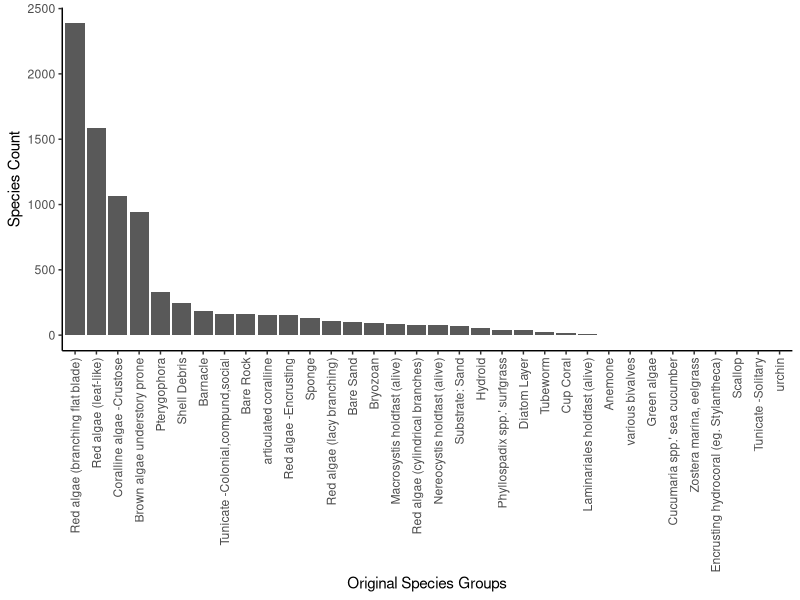
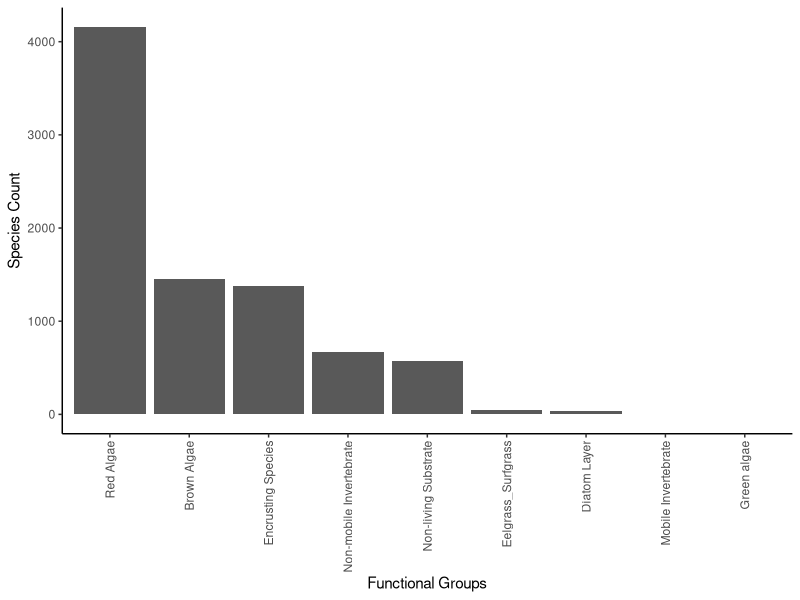
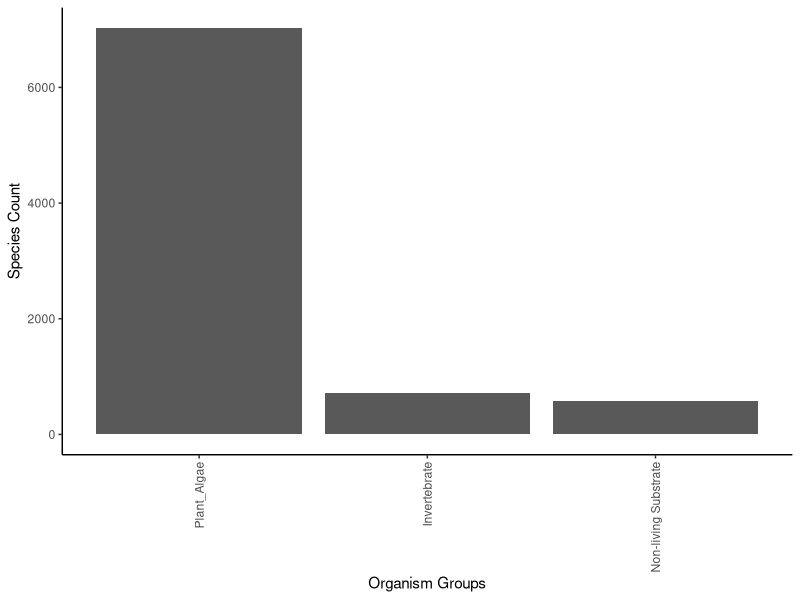

The R source for these figures, in order: (Note: this script raises an error after producing the figures.)
## ---- chunk 1
#to load data make sure directory is set to knit from project directory
knitr::opts_chunk$set(message=FALSE, warning=FALSE)
 
library(here)
library(tidyverse)
library(knitr)
library(viridis)
 
substrate_codes <- read_csv(here("Data","CSV_2015_on","substrate_codes.csv"))
 
#2016 --> 2019
dat.upc <- read_csv(here("Data","CSV_2015_on","NWFSC_UPC_ALLYEARS_data_2019.csv"), col_types = cols(SIDE = col_character())) %>% 
              filter(CATEGORY == "COVER") %>%
              select(1:20) %>%
              rename(DEPTH.FT= "DEPTH (FT)")  %>%
              #mutate(QUADRAT = NA, PERCENT.COVER = NA) %>% #will circle back tothis and get % cover for 2016 to 2019 data 
              select(SITE, MONTH, DAY, YEAR, OBSERVER, TRANSECT , CLASSCODE, COUNT,DEPTH.FT,SIDE,ZONE,TRANSECT,BUDDY,SEGMENT) %>%
#dat.upc <- rbind(dat.2015, dat.2016) %>%
 mutate(COUNT = replace_na(COUNT, 0)) %>%
 left_join(substrate_codes) %>% #rename two that arent in substrate key
 mutate(NAME = case_when(CLASSCODE == "ptero" | NAME == "Pterogophora" ~ "Pterygophora",
                          CLASSCODE == "shell" ~ "various bivalves",
                          TRUE ~ NAME),
#ASSIGN FUNCTIONAL GROUPS 
         Functional_Group = case_when(
                                    NAME %in% c("Red algae (branching flat blade)", "Red algae (cylindrical branches)", "Red algae (lacy branching)", "Red algae (leaf-like)") ~ "Red Algae",
                                    NAME %in% c("articulated coralline","Encrusting hydrocoral (eg. Stylantheca)","Red algae -Encrusting", "Coralline algae -Crustose") ~ "Encrusting Species",
                                    NAME %in% c("Pterygophora", "Brown algae understory prone","Nereocystis holdfast (alive)", "Macrosystis holdfast (alive)", "Laminariales holdfast (alive)") ~ "Brown Algae",
                                    NAME %in% c("Anemone", "Bryozoan", "Cup Coral","Tunicate -Colonial,compund,social","Tunicate -Solitary", "Hydroid", "Sponge", "Barnacle","Tubeworm") ~ "Non-mobile Invertebrate",
                                     NAME %in% c("various bivalves", "Scallop","urchin", "Cucumaria spp.' sea cucumber") ~ "Mobile Invertebrate",
                                    NAME %in% c("Substrate: Bedrock","Shell Debris","Bare Sand", "Substrate: Cobble","Sediment/Mud", "Substrate: Sand","Bare Rock" ) ~ "Non-living Substrate",
                                    NAME %in% c("Zostera marina, eelgrass" , "Phyllospadix spp.' surfgrass") ~ "Eelgrass_Surfgrass",
                                    TRUE ~ NAME),
 #ASSIGN ORGANISM GROUPS         
        Organism_Group = case_when(NAME %in% c("Red algae (branching flat blade)", "Red algae (cylindrical branches", "Red algae (lacy branching)","Pterygophora", "Brown algae understory prone","Red algae -Encrusting", "Coralline algae -Crustose","Nereocystis holdfast (alive)","Macrosystis holdfast (alive)","Phyllospadix spp.' surfgrass", "Zostera marina, eelgrass","Encrusting hydrocoral (eg. Stylantheca)","Green algae","Laminariales holdfast (alive)","articulated coralline", "Red algae (cylindrical branches)","Red algae (leaf-like)") ~ "Plant_Algae",
                                    NAME %in% c("various bivalves", "Scallop","Anemone", "Cup Coral","Barnacle","Tunicate -Colonial,compund,social", "Tunicate -Solitary","urchin","Bryozoan","Diatom Layer","Sponge","Tubeworm","Hydroid", "Cucumaria spp.' sea cucumber") ~ "Invertebrate",
                                    NAME %in% c("Substrate: Bedrock","Shell Debris","Bare Sand", "Substrate: Cobble","Sediment/Mud", "Substrate: Sand","Bare Rock" ) ~ "Non-living Substrate", 
                                    TRUE ~ NAME))  

 

## ---- chunk 2
summary_table<- dat.upc %>%
  group_by(Organism_Group,Functional_Group, NAME) %>%
  summarise(species_occurence = sum(COUNT))  
 
kable(summary_table)
## ---- chunk 3
dat.upc %>%
  group_by(NAME) %>%
  summarise(species_occurence = sum(COUNT)) %>%
  ggplot() +
  geom_bar(aes(x=reorder(NAME, -species_occurence), y = species_occurence), stat = "identity")+ 
  theme_classic() +
  theme(axis.text.x = element_text(angle = 90, vjust = 0.5, hjust=1)) +
  xlab("Original Species Groups") +
  ylab("Species Count")
## ---- chunk 4
dat.upc %>%
  group_by(Functional_Group) %>%
  summarise(species_occurence = sum(COUNT)) %>%
  ggplot() +
  geom_bar(aes(x=reorder(Functional_Group, -species_occurence), y = species_occurence), stat = "identity")+ 
  theme_classic() +
  theme(axis.text.x = element_text(angle = 90, vjust = 0.5, hjust=1)) +
  xlab("Functional Groups") +
  ylab("Species Count")
## ---- chunk 5
dat.upc %>%
  group_by(Organism_Group) %>%
  summarise(species_occurence = sum(COUNT)) %>%
  ggplot() +
  geom_bar(aes(x=reorder(Organism_Group, -species_occurence), y = species_occurence), stat = "identity")+ 
  theme_classic() +
  theme(axis.text.x = element_text(angle = 90, vjust = 0.5, hjust=1)) +
  xlab("Organism Groups") +
  ylab("Species Count")
## ---- chunk 6
dat.transect.summary <- dat.upc %>%
  filter(YEAR > 2015) %>%
  group_by(YEAR,SITE,SIDE,ZONE,TRANSECT,DEPTH.FT,Functional_Group) %>%
  summarise(COUNT = sum(COUNT)) %>%
  spread(Functional_Group, COUNT) %>%
  ungroup() %>%
  replace(is.na(.), 0) %>%
  dplyr::mutate(Sum = rowSums(.[,7:15])) %>%
  tidyr::gather(7:15, key = "Functional_Group", value = "COUNT") %>%
  mutate(percent_cover = COUNT/Sum) 

dat.zone.summary <- dat.transect.summary %>%
  group_by(YEAR,SITE,ZONE,Functional_Group) %>% 
 summarise(
      N=length(percent_cover),
      MEAN=mean(percent_cover),
      SD=sqrt(MEAN * (1 - MEAN) * N),
      SE=SD/sqrt(N)) %>%
  ungroup() %>%
  mutate(SITE = factor(SITE, levels = c("Destruction Island","Cape Johnson", "Cape Alava","Tatoosh Island","Neah Bay")))
  
dat.site.summary <- dat.transect.summary %>%
  group_by(SITE,Functional_Group) %>% 
  summarise(
      N=length(percent_cover),
      MEAN=mean(percent_cover),
      SD=sqrt(MEAN * (1 - MEAN) * N),
      SE=SD/sqrt(N)) %>%
  ungroup() %>%
  mutate(SITE = factor(SITE, levels = c("Destruction Island","Cape Johnson", "Cape Alava","Tatoosh Island","Neah Bay")))
  
  write.csv(dat.transect.summary, here("Data","Summarized data","UPC_Transect_Level_Summary.csv"))
  write.csv(dat.zone.summary, here("Data","Summarized data","UPC_Zone_Level_Summary.csv"))
  write.csv(dat.site.summary, here("Data","Summarized data","UPC_Site_Level_Summary.csv"))
  
## ---- chunk 7
ggplot(dat.zone.summary,aes(x=YEAR)) +
  geom_bar(aes(y=MEAN, fill= Functional_Group), position="fill", stat="identity",width = 0.95
           )+
  scale_fill_viridis(discrete = T) + #,  guide = guide_legend(reverse = TRUE), name = "Stock") +
  theme(axis.text.x = element_text(angle = 90, hjust = 1), legend.position = "left",aspect.ratio = 3/1)  +
  theme_classic()+
  ylab("Mean Percent Cover") +
  xlab("Year") +
  facet_grid(ZONE~SITE) +
 # coord_flip() +
  scale_x_continuous(expand = c(0,0))+
  scale_y_continuous(expand = c(0,0)) +
  theme(legend.position="left") +
  theme(axis.text.x = element_text(angle = 90, vjust = 0.5, hjust=1), strip.text.x = element_text(size = 7))
## ---- chunk 8
ggplot(dat.site.summary,aes(x=SITE)) +
  geom_bar(aes(y=MEAN, fill= Functional_Group), position="fill", stat="identity",width = 0.95
           )+
  scale_fill_viridis(discrete = T) + #,  guide = guide_legend(reverse = TRUE), name = "Stock") +
  theme(axis.text.x = element_text(angle = 90, hjust = 1), legend.position = "left",aspect.ratio = 3/1)  +
  theme_classic()+
  ylab("Mean Percent Cover") +
  xlab("Year") +
  #facet_wrap(~ZONE, nrow =1) +
  scale_x_discrete(expand = c(0,0))+
  scale_y_continuous(expand = c(0,0)) +
  theme(legend.position="left") +
  theme(axis.text.x = element_text(angle = 90, vjust = 0.5, hjust=1), strip.text.x = element_text(size = 7))
## ---- chunk 9
#use dat.relief to get Simpsons index for every transect and save data frames 
dat.diversity<- dat.transect.summary %>% 
    group_by(YEAR,SITE,ZONE,SIDE,TRANSECT,Functional_Group) %>%
    dplyr::summarise(
            PROPORTION=sum(percent_cover),
            PROPORTION_2=sum(PROPORTION)^2,
             .groups = "keep") %>%
      group_by(YEAR,SITE,ZONE,SIDE,TRANSECT) %>%
    dplyr::summarise(    
            DIVERSITY= sum(PROPORTION_2),
            RELIEF_SIMPSONS_DIVERSITY= 1 - DIVERSITY, # simpsons diversity
            .groups = "keep"
    ) %>%
    select(-DIVERSITY)

# calculate substrate diversity for each site-year-zone
  dat.diversity.zone.summary <- dat.diversity %>% 
    group_by(YEAR,SITE,ZONE) %>%
    dplyr::summarise(
      MEAN=mean(RELIEF_SIMPSONS_DIVERSITY),
      SD= sd(RELIEF_SIMPSONS_DIVERSITY),
      N=length(RELIEF_SIMPSONS_DIVERSITY),
      SE=SD/sqrt(N),
      .groups = "keep"
      )

# calculate substrate diversity for each site
  dat.diversity.year.site.summary <- dat.diversity %>% 
    group_by(YEAR,SITE) %>%
    dplyr::summarise(
      MEAN=mean(RELIEF_SIMPSONS_DIVERSITY),
      SD= sd(RELIEF_SIMPSONS_DIVERSITY),
      N=length(RELIEF_SIMPSONS_DIVERSITY),
      SE=SD/sqrt(N),
      .groups = "keep"
      )
  
  # calculate substrate diversity for each site
  dat.diversity.site.summary <- dat.diversity %>% 
    group_by(SITE) %>%
    dplyr::summarise(
      MEAN=mean(RELIEF_SIMPSONS_DIVERSITY),
      SD= sd(RELIEF_SIMPSONS_DIVERSITY),
      N=length(RELIEF_SIMPSONS_DIVERSITY),
      SE=SD/sqrt(N),
      .groups = "keep"
      )
  
  write.csv(dat.diversity, here("Data","Summarized data","UPC_DIVERSITY_Transect_Level_Summary.csv"))
  write.csv(dat.diversity.zone.summary, here("Data","Summarized data","UPC_DIVERSITY_Zone_Level_Summary.csv"))
  write.csv(dat.diversity.site.summary, here("Data","Summarized data","UPC_DIVERSITY_Site_Level_Summary.csv"))
  write.csv(dat.diversity.year.site.summary, here("Data","Summarized data","UPC_DIVERSITY_Year_Site_Level_Summary.csv"))

## ---- chunk 10
dat.diversity.zone.summary %>%
  ungroup() %>%
  mutate(SITE = factor(SITE, levels = c("Destruction Island","Cape Johnson", "Cape Alava","Tatoosh Island","Neah Bay"))) %>%
  ggplot(aes(x=YEAR, y =MEAN, group = as.factor(ZONE), color = as.factor(ZONE))) +
  geom_point() +
  geom_line() +
  geom_errorbar(aes(ymin=MEAN -SE, ymax=MEAN+SE), width = 0.1)+
  facet_wrap(~SITE)+
  theme_classic() +
  ylab("Simpsons Diversity Index - UPC")


## ---- chunk 11
dat.diversity.year.site.summary %>%
    ungroup() %>%
   mutate(SITE = factor(SITE, levels = c("Destruction Island","Cape Johnson", "Cape Alava","Tatoosh Island","Neah Bay"))) %>%
  ggplot(aes(x=YEAR, y =MEAN))+
  geom_point() +
  geom_line() +
  geom_errorbar(aes(ymin=MEAN -SE, ymax=MEAN+SE), width = 0.1)+
  facet_wrap(~SITE) + 
  theme_classic() +
  ylab("Simpsons Diversity Index - UPC")
## ---- chunk 12
dat.diversity.site.summary %>%
    ungroup() %>%
  mutate(SITE = factor(SITE, levels = c("Destruction Island","Cape Johnson", "Cape Alava","Tatoosh Island","Neah Bay"))) %>%
  ggplot(aes(x=SITE, y =MEAN))+
  geom_point() +
  geom_line() +
  geom_errorbar(aes(ymin=MEAN -SE, ymax=MEAN+SE), width = 0.1)+
  theme_classic() +
  ylab("Simpsons Diversity Index - UPC")
